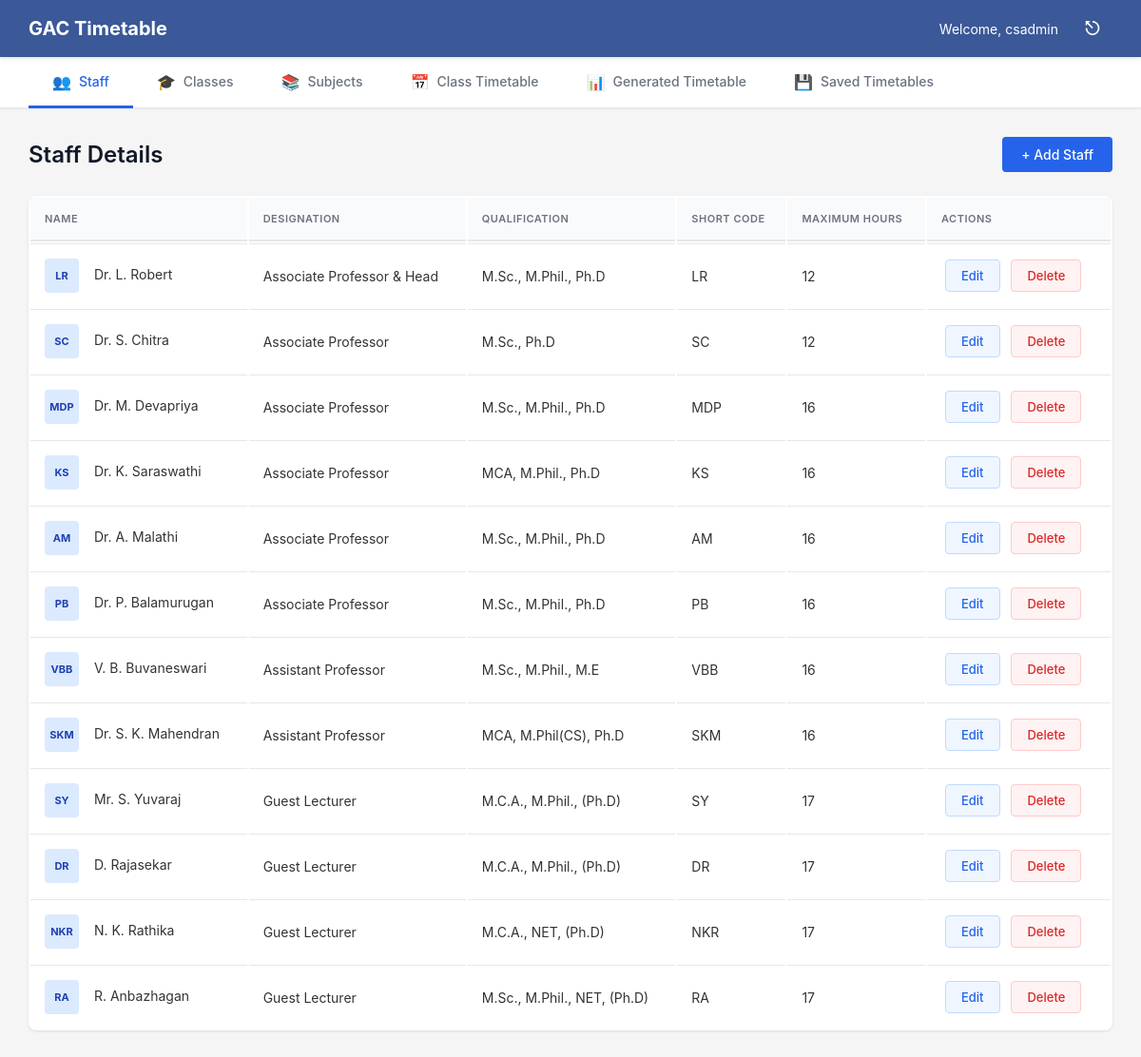
/Staff/staff.php (signed in), run on the app's committed database.
### tables this page shows
CREATE TABLE `staff` (
  `id` int(11) NOT NULL,
  `name` varchar(100) DEFAULT NULL,
  `designation` varchar(100) DEFAULT NULL,
  `qualification` varchar(100) DEFAULT NULL,
  `short_code` varchar(10) DEFAULT NULL,
  `Hours` int(20) DEFAULT 0
);

### Staff/staff.php (the view, shortened to what this page needs)
<?php
$conn = getConnection();
$result = $conn->query("SELECT * FROM staff ORDER BY
    CASE
        WHEN designation LIKE '%Head%' THEN 1
        WHEN designation LIKE '%Associate Professor%' AND designation NOT LIKE '%Assistant%' THEN 2
        WHEN designation LIKE '%Assistant Professor%' THEN 3
        WHEN designation LIKE '%Guest Lecturer%' THEN 4
        ELSE 5
    END,
    id ASC");
?>
<!DOCTYPE html>
<html lang="en">
<head>
    <link rel="stylesheet" href="../Assets/css/style.css?v=1773498759">
</head>
<body>
    <nav class="navbar">
        <div class="nav-brand">GAC Timetable</div>
        <div class="nav-user">
            Welcome,
            <?php echo htmlspecialchars($_SESSION['user_name']); ?>
            <a href="../Logout/logout.php" class="logout-icon">⎋</a>
        </div>
    </nav>
    <div class="tabs">
        <a href="staff.php" class="tab active">
            <span class="tab-icon">👥</span> Staff
        </a>
        <a href="../Class/class.php" class="tab">
            <span class="tab-icon">🎓</span> Classes
        </a>
        <a href="../Subject/subject.php" class="tab">
            <span class="tab-icon">📚</span> Subjects
        </a>
        <a href="../Generate_Timetable/redirect_timetable.php" class="tab">
            <span class="tab-icon">📅</span> Class Timetable
        </a>
        <a href="../Generate_Timetable/generated_timetable_view.php" class="tab">
            <span class="tab-icon">📊</span> Generated Timetable
        </a>
        <a href="../SavedTimetable/saved_timetable.php" class="tab">
            <span class="tab-icon">💾</span> Saved Timetables
        </a>
    </div>
    <div class="content">
        <div class="page-title">
            <h2>Staff Details</h2>
            <a href="staff_add.php" class="btn btn-add">+ Add Staff</a>
        </div>
        <table class="data-table">
            <thead>
                <tr>
                    <th>NAME</th>
                    <th>DESIGNATION</th>
                    <th>QUALIFICATION</th>
                    <th>SHORT CODE</th>
                    <th>MAXIMUM HOURS</th>
                    <th>ACTIONS</th>
                </tr>
            </thead>
            <tbody>
                <?php while ($row = $result->fetch_assoc()): ?>
                    <tr>
                        <td>
                            <div class="avatar">
                                <?php echo htmlspecialchars($row['short_code']); ?>
                            </div>
                            <?php echo htmlspecialchars($row['name']); ?>
                        </td>
                        <td>
                            <?php echo htmlspecialchars($row['designation']); ?>
                        </td>
                        <td>
                            <?php echo htmlspecialchars($row['qualification']); ?>
                        </td>
                        <td>
                            <?php echo htmlspecialchars($row['short_code']); ?>
                        </td>
                        <td>
                            <?php echo htmlspecialchars($row['Hours']); ?>
                        </td>
                        <td>
                            <a href="staff_edit.php?id=<?php echo $row['id']; ?>" class="btn-action btn-edit">Edit</a>
                            <a href="staff.php?delete=<?php echo $row['id']; ?>" class="btn-action btn-delete"
                                onclick="return confirm('Are you sure you want to delete this staff member?')">Delete</a>
                        </td>
                    </tr>
                <?php endwhile; ?>
            </tbody>
        </table>
    </div>
</body>
</html>

### Assets/css/style.css (style rules this page uses)
* { margin: 0; padding: 0; box-sizing: border-box; }
body { font-family: -apple-system, BlinkMacSystemFont, "Segoe UI", Roboto, "Helvetica Neue", Arial, sans-serif; background-color: #f5f5f5; color: #333; }
.btn { padding: 10px 20px; border: none; border-radius: 4px; cursor: pointer; font-size: 14px; font-weight: 500; transition: all 0.3s; text-decoration: none; display: inline-block; }
.btn-add { background-color: #2563eb; color: white; padding: 10px 20px; border-radius: 4px; text-decoration: none; font-size: 14px; font-weight: 500; display: inline-block; border: none; cursor: pointer; }
.navbar { background-color: #3b5998; color: white; padding: 15px 30px; display: flex; justify-content: space-between; align-items: center; box-shadow: 0 2px 4px rgba(0, 0, 0, 0.1); position: fixed; top: 0; left: 0; width: 100%; height: 60px; z-index: 1000; }
.nav-brand { font-size: 20px; font-weight: bold; }
.nav-user { display: flex; align-items: center; gap: 15px; font-size: 14px; }
.logout-icon { color: white; text-decoration: none; font-size: 20px; display: inline-flex; align-items: center; justify-content: center; width: 42px; height: 42px; border-radius: 6px; transition: background-color 0.3s; }
.tabs { background-color: white; display: flex; border-bottom: 1px solid #e5e7eb; padding: 0 30px; box-shadow: 0 1px 2px rgba(0, 0, 0, 0.05); position: fixed; top: 60px; left: 0; width: 100%; height: 54px; z-index: 999; }
.tab { padding: 15px 25px; text-decoration: none; color: #6b7280; border-bottom: 3px solid transparent; transition: all 0.3s; display: flex; align-items: center; gap: 8px; font-weight: 500; font-size: 14px; position: relative; margin-bottom: -1px; }
.tab-icon { font-size: 16px; }
.tab.active { color: #2563eb; border-bottom: 3px solid #2563eb; }
.content { padding: 30px; padding-top: 144px; max-width: 1400px; margin: 0 auto; }
.page-title { display: flex; justify-content: space-between; align-items: center; margin-bottom: 25px; }
.page-title h2 { font-size: 24px; color: #111827; font-weight: 600; }
.data-table { width: 100%; background: white; border-radius: 8px; overflow: hidden; box-shadow: 0 1px 3px rgba(0, 0, 0, 0.1); }
.data-table thead { background-color: #f9fafb; }
.data-table th { padding: 15px; text-align: left; font-size: 11px; font-weight: 600; color: #6b7280; text-transform: uppercase; letter-spacing: 0.5px; border-bottom: 2px solid #e5e7eb; }
.data-table td { padding: 15px; border-top: 1px solid #e5e7eb; font-size: 14px; }
.avatar { display: inline-flex; align-items: center; justify-content: center; width: 36px; height: 36px; border-radius: 4px; background-color: #dbeafe; color: #1e40af; font-size: 11px; font-weight: 700; margin-right: 12px; vertical-align: middle; }
.btn-action { padding: 8px 16px; margin: 0 4px; border-radius: 4px; text-decoration: none; cursor: pointer; display: inline-block; font-size: 13px; font-weight: 500; transition: all 0.3s; }
.btn-edit { color: #2563eb; background-color: #eff6ff; border: 1px solid #bfdbfe; }
.btn-delete { color: #dc2626; background-color: #fef2f2; border: 1px solid #fecaca; }

### data on the page
staff: short_code "LR", name "Dr. L. Robert", designation "Associate Professor & Head", qualification "M.Sc., M.Phil., Ph.D", Hours "12"
staff: short_code "SC", name "Dr. S. Chitra", designation "Associate Professor", qualification "M.Sc., Ph.D", Hours "12"
staff: short_code "MDP", name "Dr. M. Devapriya", designation "Associate Professor", qualification "M.Sc., M.Phil., Ph.D", Hours "16"
staff: short_code "KS", name "Dr. K. Saraswathi", designation "Associate Professor", qualification "MCA, M.Phil., Ph.D", Hours "16"
staff: short_code "AM", name "Dr. A. Malathi", designation "Associate Professor", qualification "M.Sc., M.Phil., Ph.D", Hours "16"
staff: short_code "PB", name "Dr. P. Balamurugan", designation "Associate Professor", qualification "M.Sc., M.Phil., Ph.D", Hours "16"
staff: short_code "VBB", name "V. B. Buvaneswari", designation "Assistant Professor", qualification "M.Sc., M.Phil., M.E", Hours "16"
staff: short_code "SKM", name "Dr. S. K. Mahendran", designation "Assistant Professor", qualification "MCA, M.Phil(CS), Ph.D", Hours "16"
staff: short_code "SY", name "Mr. S. Yuvaraj", designation "Guest Lecturer", qualification "M.C.A., M.Phil., (Ph.D)", Hours "17"
staff: short_code "DR", name "D. Rajasekar", designation "Guest Lecturer", qualification "M.C.A., M.Phil., (Ph.D)", Hours "17"
staff: short_code "NKR", name "N. K. Rathika", designation "Guest Lecturer", qualification "M.C.A., NET, (Ph.D)", Hours "17"
staff: short_code "RA", name "R. Anbazhagan", designation "Guest Lecturer", qualification "M.Sc., M.Phil., NET, (Ph.D)", Hours "17"

### other printed values
$_SESSION['user_name'] "csadmin"
